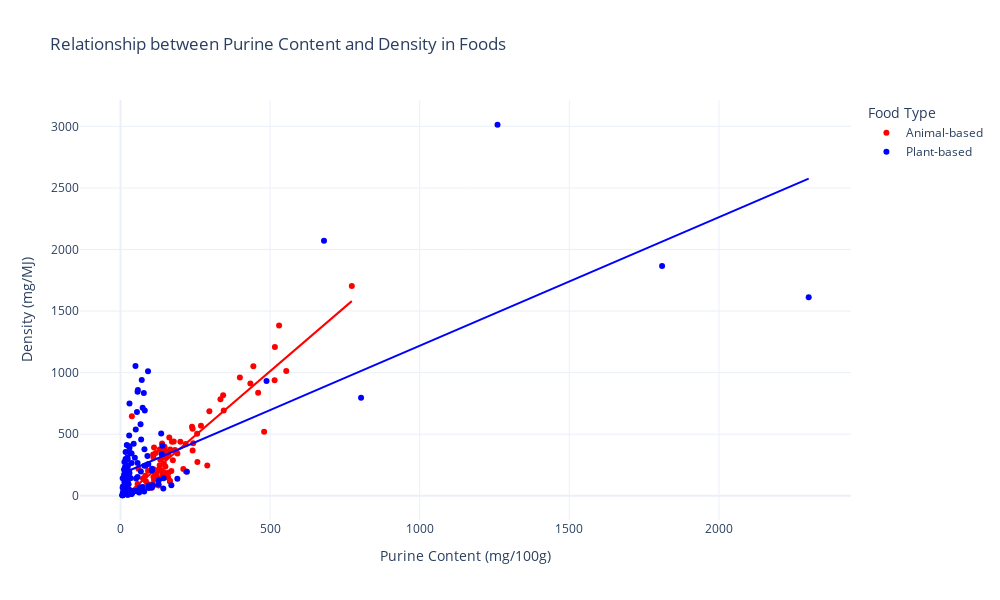

Source (notebook cell):
### Code cell
import pandas as pd
import plotly.express as px

# Read the data
df = pd.read_csv('data/purine.csv')

# Create a function to categorize foods
def categorize_food(food_name):
    animal_keywords = ['fish', 'meat', 'liver', 'heart', 'kidney', 'spleen', 
                      'beef', 'pork', 'chicken', 'lamb', 'veal', 'duck', 
                      'goose', 'turkey', 'ham', 'sausage', 'mussel', 'shrimp',
                      'lobster', 'tongue', 'brain', 'lung']
    return 'Animal-based' if any(keyword in food_name.lower() for keyword in animal_keywords) else 'Plant-based'

# Add category column
df['food_category'] = df['foodname'].apply(categorize_food)

# Create interactive scatter plot
fig = px.scatter(
    df,
    x='purine',
    y='density',
    color='food_category',
    color_discrete_map={
        'Animal-based': 'red',
        'Plant-based': 'blue'
    },
    hover_data=['foodname'],
    title='Relationship between Purine Content and Density in Foods',
    labels={
        'purine': 'Purine Content (mg/100g)',
        'density': 'Density (mg/MJ)',
        'foodname': 'Food Name',
        'food_category': 'Food Category'
    },
    trendline="ols"
)

# Customize layout
fig.update_layout(
    width=1000,
    height=600,
    hovermode='closest',
    template='plotly_white',
    legend_title_text='Food Type'
)

# Show plot
fig.show()

### Figure 1 — Plotly figure (JSON) as saved in the notebook; plotly's stock layout.template omitted (floating-point values rounded to 4 significant figures)
{"data": [{"customdata": [["Fish sardines in oil"], ["Liver Calf's"], ["Ox liver"], ["Ox spleen"], ["Pig's heart"], ["Pig's liver"], ["Pig's lungs lights"], ["Pig's spleen"], ["Sheep's spleen"], ["Beef chuck"], ["Beef fillet"], ["Beef fore rib entrecote"], ["Beef muscles only"], ["Beef roast beef sirloin"], ["Beef shoulder"], ["Chicken breast with skin"], ["Chicken chicken for roasting average"], ["Chicken boiling fowl average"], ["Chicken leg with skin without bone"], ["Duck average"], ["Fish Anchovy"], ["Fish Carp"], ["Fish Cod"], ["Fish Haddock"], ["Fish Halibut"], ["Fish Herring roe"], ["Fish Herring Atlantic"], ["Fish Herring Matje cured"], ["Fish Mackerel"], ["Fish Pike-perch"], ["Fish Redfish ocean perch"], ["Fish Saithe coalfish"], ["Fish salmon"], ["Fish sardine pilchard"], ["Fish Sole"], ["Fish trout"], ["Fish Tuna"], ["Fish Tuna in oil"], ["Goose"], ["Ham cooked"], ["Heart Sheep's"], ["Horse meat"], ["Kidney Calf's"], ["Lamb muscles only"], ["Liver chicken"], ["Lobster"], ["Lungs Calf's"], ["Mussel"], ["Ox heart"], ["Ox kidney"], ["Ox lungs lights"], ["Ox tongue"], ["Pig's kidney"], ["Pig's tongue"], ["Pork belly"], ["Pork belly raw smoked dried"], ["Pork chop with bone"], ["Pork chuck"], ["Pork fillet"], ["Pork hip bone hind leg"], ["Pork leg hind leg"], ["Pork muscles only"], ["Pork shoulder with skin blade of shoulder"], ["Rabbit meat average with bone"], ["Sausage \"Jagdwurst\""], ["Sausage salami German"], ["Sausage liver liverwurst"], ["Sausages frying from pork"], ["Shrimp brown"], ["Spleen Calf's"], ["Turkey young animal average with skin"], ["Veal chop cutlet with bone"], ["Veal fillet"], ["Veal knuckle with bone"], ["Veal leg of veal with bone"], ["Veal muscles only"], ["Veal neck with bone"], ["Veal shoulder"], ["Beef corned German"], ["Brain Calf's"], ["Fish Crayfish"], ["Fish eel smoked"], ["Frankfurter sausages"], ["Gooseberry"], ["Kiwi fruit Chinese gooseberry strawberry peach"], ["Lettuce Lamb's"], ["Meat luncheon"], ["Ox brain"], ["Pig's brain"], ["Sausage \"Bierschincken\""], ["Sausage \"Fleischwurst\""], ["Sausage \"Mortadella\""], ["Sausage \"Munich Weisswurst\""], ["Sausage Vienna"], ["Sausages frying from veal"], ["Sausages German Mettwurst"]], "hovertemplate": "Food Category=Animal-based<br>Purine Content (mg/100g)=%{x}<br>Density (mg/MJ)=%{y}<br>Food Name=%{customdata[0]}<extra></extra>", "legendgroup": "Animal-based", "marker": {"color": "red", "symbol": "circle"}, "mode": "markers", "name": "Animal-based", "orientation": "v", "showlegend": true, "type": "scatter", "x": [480.0, 460.0, 554.0, 444.0, 530.0, 515.0, 434.0, 516.0, 773.0, 120.0, 110.0, 120.0, 133.0, 110.0, 110.0, 175.0, 115.0, 159.0, 110.0, 138.0, 239.0, 160.0, 109.0, 139.0, 178.0, 190.0, 210.0, 219.0, 145.0, 110.0, 241.0, 163.0, 170.0, 345.0, 131.0, 297.0, 257.0, 290.0, 165.0, 131.0, 241.0, 200.0, 218.0, 182.0, 243.0, 118.0, 147.0, 112.0, 256.0, 269.0, 399.0, 160.0, 334.0, 136.0, 100.0, 127.0, 145.0, 140.0, 150.0, 120.0, 160.0, 166.0, 150.0, 132.0, 112.0, 104.0, 165.0, 101.0, 147.0, 343.0, 150.0, 140.0, 140.0, 150.0, 150.0, 172.0, 150.0, 140.0, 57.0, 92.0, 60.0, 78.0, 89.0, 16.0, 19.0, 38.0, 70.0, 75.0, 83.0, 85.0, 78.0, 96.0, 73.0, 78.0, 91.0, 74.0], "xaxis": "x", "y": [519.5, 837.5, 1013.0, 1053.0, 1382.0, 937.9, 911.2, 1208.0, 1703.0, 192.0, 216.4, 185.4, 292.1, 201.4, 203.9, 288.4, 165.8, 149.2, 152.2, 146.2, 560.0, 330.9, 335.9, 425.2, 439.9, 342.4, 216.9, 197.6, 191.2, 311.3, 544.1, 473.4, 202.0, 693.2, 376.2, 686.7, 273.7, 246.2, 116.7, 248.1, 367.6, 438.8, 419.6, 371.0, 426.3, 346.4, 389.1, 391.5, 504.3, 569.5, 961.4, 186.0, 784.5, 208.2, 92.3, 82.6, 260.0, 170.4, 334.8, 155.0, 357.4, 374.9, 165.2, 207.7, 127.8, 65.9, 122.2, 80.2, 397.9, 815.9, 237.3, 309.6, 347.3, 353.2, 310.2, 438.7, 326.9, 309.3, 96.5, 203.1, 220.3, 57.2, 80.2, 101.3, 88.5, 645.3, 58.8, 140.7, 161.7, 117.3, 66.8, 67.4, 65.7, 65.7, 81.5, 45.9], "yaxis": "y"}, {"hovertemplate": "<b>OLS trendline</b><br>density = 2.0856 * purine + -31.4258<br>R<sup>2</sup>=0.813114<br><br>Food Category=Animal-based<br>Purine Content (mg/100g)=%{x}<br>Density (mg/MJ)=%{y} <b>(trend)</b><extra></extra>", "legendgroup": "Animal-based", "marker": {"color": "red", "symbol": "circle"}, "mode": "lines", "name": "Animal-based", "showlegend": false, "type": "scatter", "x": [16.0, 19.0, 38.0, 57.0, 60.0, 70.0, 73.0, 74.0, 75.0, 78.0, 78.0, 78.0, 83.0, 85.0, 89.0, 91.0, 92.0, 96.0, 100.0, 101.0, 104.0, 109.0, 110.0, 110.0, 110.0, 110.0, 110.0, 112.0, 112.0, 115.0, 118.0, 120.0, 120.0, 120.0, 127.0, 131.0, 131.0, 132.0, 133.0, 136.0, 138.0, 139.0, 140.0, 140.0, 140.0, 140.0, 145.0, 145.0, 147.0, 147.0, 150.0, 150.0, 150.0, 150.0, 150.0, 150.0, 159.0, 160.0, 160.0, 160.0, 163.0, 165.0, 165.0, 166.0, 170.0, 172.0, 175.0, 178.0, 182.0, 190.0, 200.0, 210.0, 218.0, 219.0, 239.0, 241.0, 241.0, 243.0, 256.0, 257.0, 269.0, 290.0, 297.0, 334.0, 343.0, 345.0, 399.0, 434.0, 444.0, 460.0, 480.0, 515.0, 516.0, 530.0, 554.0, 773.0], "xaxis": "x", "y": [1.944, 8.201, 47.83, 87.45, 93.71, 114.6, 120.8, 122.9, 125.0, 131.3, 131.3, 131.3, 141.7, 145.9, 154.2, 158.4, 160.4, 168.8, 177.1, 179.2, 185.5, 195.9, 198.0, 198.0, 198.0, 198.0, 198.0, 202.2, 202.2, 208.4, 214.7, 218.8, 218.8, 218.8, 233.4, 241.8, 241.8, 243.9, 246.0, 252.2, 256.4, 258.5, 260.6, 260.6, 260.6, 260.6, 271.0, 271.0, 275.2, 275.2, 281.4, 281.4, 281.4, 281.4, 281.4, 281.4, 300.2, 302.3, 302.3, 302.3, 308.5, 312.7, 312.7, 314.8, 323.1, 327.3, 333.6, 339.8, 348.2, 364.8, 385.7, 406.6, 423.2, 425.3, 467.0, 471.2, 471.2, 475.4, 502.5, 504.6, 529.6, 573.4, 588.0, 665.2, 683.9, 688.1, 800.7, 873.7, 894.6, 928.0, 969.7, 1043.0, 1045.0, 1074.0, 1124.0, 1581.0], "yaxis": "y"}, {"customdata": [["Mushroom flat edible Boletus dried"], ["Neck sweet bread Calf's"], ["Sprat smoked"], ["Theobromine"], ["Yeast Baker's"], ["Yeast Brewer's"], ["Bean seed white dry"], ["Bean Soya seed dry"], ["Black gram mungo bean seed dry"], ["Caviar real"], ["Grape dried raisin sultana"], ["Lentil seed dry"], ["Linseed"], ["Peas chick garbanzo seed dry"], ["Pike"], ["Poppy seed seed dry"], ["Rabbit/Hare average"], ["Scallop"], ["Sunflower seed dry"], ["Venison back"], ["Venison haunch leg"], ["Almond sweet"], ["Apple"], ["Apricot"], ["Artichoke"], ["Asparagus"], ["Aubergine"], ["Avocado"], ["Bamboo Shoots"], ["Banana"], ["Barley without husk whole grain"], ["Bean sprouts Soya"], ["Beans French string beans haricot"], ["Beans French dried"], ["Beer alcohol free"], ["Beer Pilsner lager beer regular beer German"], ["Beer real light"], ["Beet root"], ["Bilberry blueberry huckleberry"], ["Bread wheat flour or white bread"], ["Broccoli"], ["Brussels sprouts"], ["Cabbage red"], ["Cabbage savoy"], ["Cabbage white"], ["Carrot"], ["Cauliflower"], ["Caviar substitute"], ["Celeriac"], ["Cheese Brie"], ["Cheese Cheddar/Cheshire cheese 50% fat content"], ["Cheese cottage"], ["Cheese edam 30% fat content in dry matter"], ["Cheese edam 40% fat content in dry matter"], ["Cheese edam 45% fat content in dry matter"], ["Cheese Limburger 20% fat content in dry matter"], ["Cherry Morello"], ["Cherry sweet"], ["Chicory"], ["Chinese leaves"], ["Chives"], ["Cocoa powder oil partially removed"], ["Corn sweet"], ["Cress"], ["Crispbread"], ["Cucumber"], ["Currant red"], ["Date dried"], ["Elderberry black"], ["Endive"], ["Fennel leaves"], ["Fig dried"], ["Grape"], ["Grass Viper's black salsify"], ["Kale"], ["Kohlrabi"], ["Leek"], ["Lettuce"], ["Melon Cantelope"], ["Millet shucked corn"], ["Morel"], ["Mushroom"], ["Mushroom flat edible Boletus"], ["Mushrooms canned solid and liquid"], ["Mushrooms Chanterelle"], ["Mushrooms Chanterelles canned solids & liquids"], ["Nuts Brazil"], ["Nuts hazelnut cobnut"], ["Nuts peanut"], ["Oats without husk whole grain"], ["Olive green marinated"], ["Onion"], ["Orange"], ["Oyster"], ["Oyster mushroom"], ["Parsley leaf"], ["Pasta made with egg noodles macaroni spaghetti"], ["Pea pod and seed green"], ["Pea seed dry"], ["Peach"], ["Pear"], ["Peppers green"], ["Pineapple"], ["Plaice"], ["Plum"], ["Plum dried"], ["Potato"], ["Potato cooked with skin"], ["Pudding black"], ["Pumpkin"], ["Quince"], ["Radish"], ["Radishes"], ["Raspberry"], ["Rhubarb"], ["Rolls bread"], ["Rye whole grain"], ["Sauerkraut dripped off"], ["Sesame gingelly seed Oriental dry"], ["Spinach"], ["Squash summer"], ["Strawberry"], ["Tench"], ["Tofu"], ["Tomato"], ["Nuts Walnut"], ["Wheat whole grain"], ["Yogurt min. 3.5% fat content"]], "hovertemplate": "Food Category=Plant-based<br>Purine Content (mg/100g)=%{x}<br>Density (mg/MJ)=%{y}<br>Food Name=%{customdata[0]}<extra></extra>", "legendgroup": "Plant-based", "marker": {"color": "blue", "symbol": "circle"}, "mode": "markers", "name": "Plant-based", "orientation": "v", "showlegend": true, "type": "scatter", "x": [488.0, 1260.0, 804.0, 2300.0, 680.0, 1810.0, 128.0, 190.0, 222.0, 144.0, 107.0, 127.0, 105.0, 109.0, 140.0, 170.0, 105.0, 136.0, 143.0, 105.0, 138.0, 37.0, 14.0, 73.0, 78.0, 23.0, 21.0, 19.0, 29.0, 57.0, 96.0, 80.0, 37.0, 45.0, 8.1, 13.0, 14.0, 19.0, 22.0, 14.0, 81.0, 69.0, 32.0, 37.0, 22.0, 17.0, 51.0, 18.0, 30.0, 7.1, 6.0, 9.4, 7.1, 7.1, 7.1, 32.0, 17.0, 7.1, 12.0, 21.0, 67.0, 71.0, 52.0, 28.0, 60.0, 7.3, 17.0, 35.0, 33.0, 17.0, 14.0, 64.0, 27.0, 71.0, 48.0, 25.0, 74.0, 13.0, 33.0, 62.0, 30.0, 58.0, 92.0, 29.0, 17.0, 17.0, 23.0, 37.0, 79.0, 94.0, 29.0, 13.0, 19.0, 90.0, 50.0, 57.0, 40.0, 84.0, 95.0, 21.0, 12.0, 55.0, 19.0, 93.0, 24.0, 64.0, 16.0, 18.0, 55.0, 44.0, 30.0, 15.0, 13.0, 18.0, 12.0, 21.0, 51.0, 16.0, 62.0, 57.0, 24.0, 21.0, 80.0, 68.0, 11.0, 25.0, 51.0, 8.1], "xaxis": "x", "y": [932.8, 3013.0, 795.6, 1611.0, 2071.0, 1867.0, 127.1, 139.1, 194.3, 141.6, 86.4, 93.8, 67.4, 84.2, 406.7, 86.0, 219.4, 505.8, 59.5, 205.0, 336.5, 15.7, 60.1, 71.6, 834.6, 310.9, 290.0, 20.9, 402.1, 152.4, 71.1, 378.3, 266.9, 39.4, 75.4, 75.2, 86.0, 108.5, 143.7, 13.9, 691.6, 456.0, 350.2, 342.6, 210.3, 155.9, 537.9, 37.8, 390.6, 5.0, 4.3, 22.0, 6.8, 5.4, 4.8, 41.7, 75.5, 64.2, 171.8, 412.4, 581.2, 49.7, 140.9, 200.8, 44.9, 141.7, 122.6, 29.9, 144.4, 297.7, 139.0, 60.4, 94.6, 939.4, 309.1, 243.9, 714.1, 274.4, 143.0, 41.9, 748.9, 858.2, 1012.0, 488.5, 356.2, 114.2, 8.3, 13.9, 33.8, 63.6, 51.1, 112.4, 105.9, 322.6, 1055.0, 266.2, 26.6, 245.7, 82.7, 119.6, 51.5, 681.0, 81.4, 257.6, 116.8, 67.9, 53.6, 60.3, 42.8, 422.0, 185.0, 234.3, 210.6, 126.3, 212.6, 18.2, 41.0, 224.7, 26.5, 844.7, 296.2, 156.8, 243.8, 196.4, 145.7, 9.1, 39.4, 27.7], "yaxis": "y"}, {"hovertemplate": "<b>OLS trendline</b><br>density = 1.04352 * purine + 174.698<br>R<sup>2</sup>=0.510389<br><br>Food Category=Plant-based<br>Purine Content (mg/100g)=%{x}<br>Density (mg/MJ)=%{y} <b>(trend)</b><extra></extra>", "legendgroup": "Plant-based", "marker": {"color": "blue", "symbol": "circle"}, "mode": "lines", "name": "Plant-based", "showlegend": false, "type": "scatter", "x": [6.0, 7.1, 7.1, 7.1, 7.1, 7.1, 7.3, 8.1, 8.1, 9.4, 11.0, 12.0, 12.0, 12.0, 13.0, 13.0, 13.0, 13.0, 14.0, 14.0, 14.0, 14.0, 15.0, 16.0, 16.0, 17.0, 17.0, 17.0, 17.0, 17.0, 17.0, 18.0, 18.0, 18.0, 19.0, 19.0, 19.0, 19.0, 21.0, 21.0, 21.0, 21.0, 21.0, 22.0, 22.0, 23.0, 23.0, 24.0, 24.0, 25.0, 25.0, 27.0, 28.0, 29.0, 29.0, 29.0, 30.0, 30.0, 30.0, 32.0, 32.0, 33.0, 33.0, 35.0, 37.0, 37.0, 37.0, 37.0, 40.0, 44.0, 45.0, 48.0, 50.0, 51.0, 51.0, 51.0, 52.0, 55.0, 55.0, 57.0, 57.0, 57.0, 58.0, 60.0, 62.0, 62.0, 64.0, 64.0, 67.0, 68.0, 69.0, 71.0, 71.0, 73.0, 74.0, 78.0, 79.0, 80.0, 80.0, 81.0, 84.0, 90.0, 92.0, 93.0, 94.0, 95.0, 96.0, 105.0, 105.0, 105.0, 107.0, 109.0, 127.0, 128.0, 136.0, 138.0, 140.0, 143.0, 144.0, 170.0, 190.0, 222.0, 488.0, 680.0, 804.0, 1260.0, 1810.0, 2300.0], "xaxis": "x", "y": [181.0, 182.1, 182.1, 182.1, 182.1, 182.1, 182.3, 183.2, 183.2, 184.5, 186.2, 187.2, 187.2, 187.2, 188.3, 188.3, 188.3, 188.3, 189.3, 189.3, 189.3, 189.3, 190.4, 191.4, 191.4, 192.4, 192.4, 192.4, 192.4, 192.4, 192.4, 193.5, 193.5, 193.5, 194.5, 194.5, 194.5, 194.5, 196.6, 196.6, 196.6, 196.6, 196.6, 197.7, 197.7, 198.7, 198.7, 199.7, 199.7, 200.8, 200.8, 202.9, 203.9, 205.0, 205.0, 205.0, 206.0, 206.0, 206.0, 208.1, 208.1, 209.1, 209.1, 211.2, 213.3, 213.3, 213.3, 213.3, 216.4, 220.6, 221.7, 224.8, 226.9, 227.9, 227.9, 227.9, 229.0, 232.1, 232.1, 234.2, 234.2, 234.2, 235.2, 237.3, 239.4, 239.4, 241.5, 241.5, 244.6, 245.7, 246.7, 248.8, 248.8, 250.9, 251.9, 256.1, 257.1, 258.2, 258.2, 259.2, 262.4, 268.6, 270.7, 271.7, 272.8, 273.8, 274.9, 284.3, 284.3, 284.3, 286.4, 288.4, 307.2, 308.3, 316.6, 318.7, 320.8, 323.9, 325.0, 352.1, 373.0, 406.4, 683.9, 884.3, 1014.0, 1490.0, 2063.0, 2575.0], "yaxis": "y"}], "layout": {"height": 600, "hovermode": "closest", "legend": {"title": {"text": "Food Type"}, "tracegroupgap": 0}, "title": {"text": "Relationship between Purine Content and Density in Foods"}, "width": 1000, "xaxis": {"anchor": "y", "domain": [0, 1], "title": {"text": "Purine Content (mg/100g)"}}, "yaxis": {"anchor": "x", "domain": [0, 1], "title": {"text": "Density (mg/MJ)"}}}}
